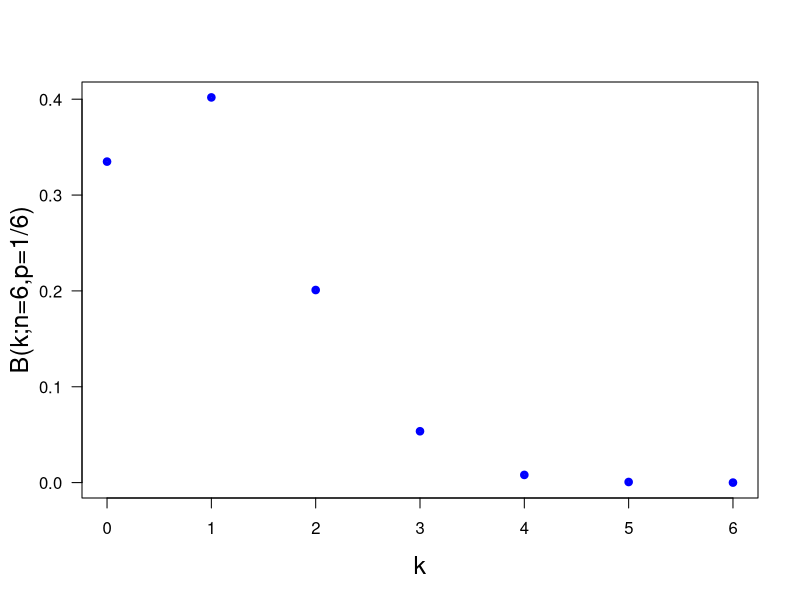

The R source for this figure:
print('file: ProbBernoulliDice6n.R')
# rolling the dice
p = 1/6
n = 6
print(c(n,'n'))
k = seq(0,n)
B6 = dbinom(k,n,p)
print(c(round(B6,6),'B(k;n=6,p=1/6)'))
print(c(round(1/B6[7],1),'1/B(6;n=6,p=1/6)'))
# png('BernoulliDice6n200515.png',width=16,height=16,units='cm',res=300)
plot(k,B6,type='p',lwd=4,col='blue',xlab='k',ylab=NA,las=1,cex=0.6,cex.lab=1.5)
title(ylab='B(k;n=6,p=1/6)',line=2.5,cex.lab=1.5)
# dev.off()
